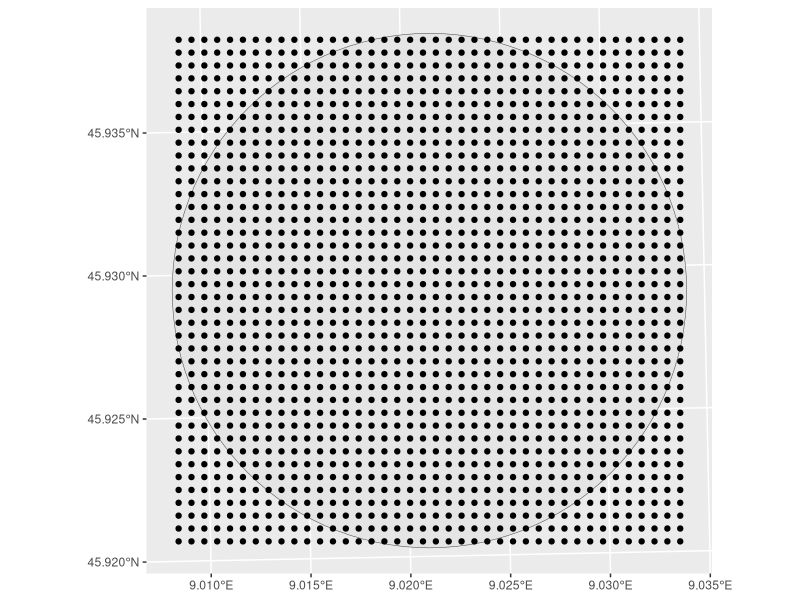
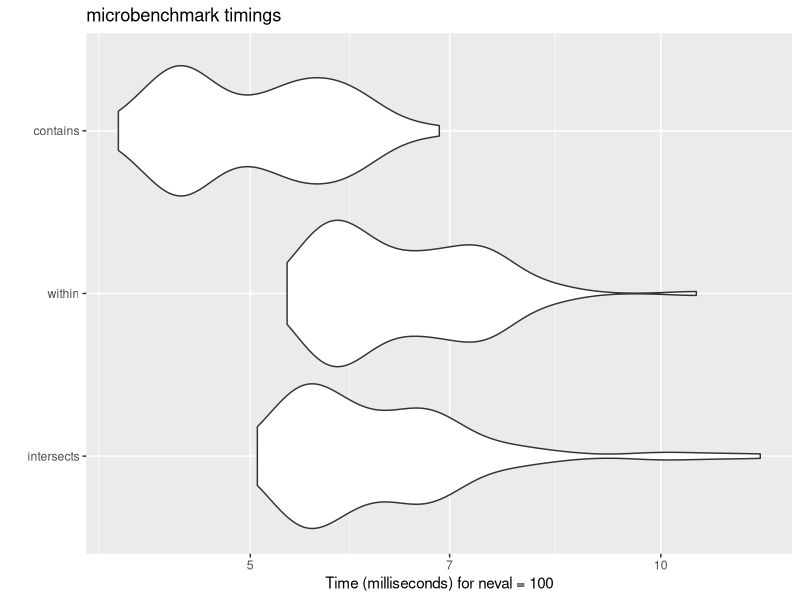

These charts were generated, in order, by the following R code:
## ---- chunk 1
knitr::opts_chunk$set(echo = TRUE)
## ---- chunk 2

library(sf)
library(tidyverse)
library(microbenchmark)
monte_generoso <- st_buffer(st_sfc(st_point(c(722758.81,87648.67)),crs = 21781),1000)

points <- st_make_grid(monte_generoso,50,what = "centers")

ggplot(monte_generoso) + geom_sf() + geom_sf(data = points)

## ---- chunk 3
mbm  <- microbenchmark(
  intersects = st_intersects(monte_generoso,points),
  within = st_within(points,monte_generoso),
  contains = st_contains(monte_generoso,points)
)
## ---- chunk 4
autoplot(mbm)
